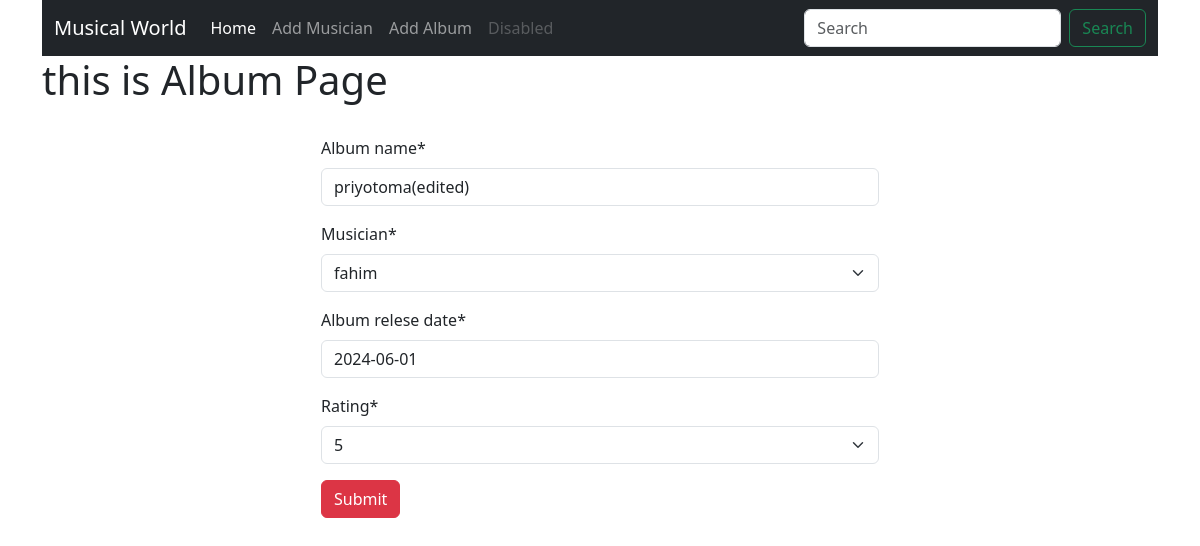
The app's page /Album/edit/1 with its own data.
### Album/models.py (models this page shows, shortened)
class AlbumModel(models.Model):
    Album_name= models.CharField(max_length=20)
    musician= models.ForeignKey(MusicianModel, on_delete=models.CASCADE)
    Album_relese_date= models.DateField()
    Rating=models.CharField(max_length=50,choices=Ratin_CHOICES, default=1)

### Album/views.py (the view)
# urls.py: path('edit/<int:id>', views.edit_album, name='edit_album'),
def edit_album(request,id):
    album=models.AlbumModel.objects.get(pk=id)
    album_form=forms.AlbumForm(instance=album)
    if request.method=='POST':
        album_form= forms.AlbumForm(request.POST,instance=album)
        if album_form.is_valid():
            album_form.save()
            return redirect('homepage')
    return render(request,"Album/add_album.html",{'form': album_form})

### Album/forms.py
class AlbumForm(forms.ModelForm):
    class Meta:
        model = AlbumModel
        fields= "__all__"

### musician/models.py (called while the page is built)
    def __str__(self):
        return self.First_name

### Album/templates/Album/add_album.html
{% extends "base.html" %} {% block content %}
<h1>this is Album Page</h1>
{% load crispy_forms_tags %}
<form method="post" style="width: 50%; margin: auto" class="pt-4">
  {% csrf_token %} {{form | crispy}}
  <button class="btn btn-danger">Submit</button>
</form>
{% endblock %}

### records on screen
AlbumModel: Album_name "priyotoma(edited)", musician "fahim", Album_relese_date "2024-06-01", Rating "5"
